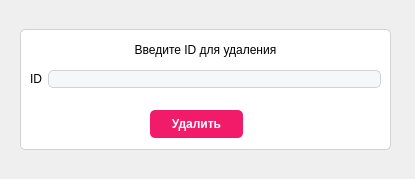
<?xml version="1.0" encoding="UTF-8"?>
<ui version="4.0">
 <class>Form</class>
 <widget class="QWidget" name="Form">
  <property name="geometry">
   <rect>
    <x>0</x>
    <y>0</y>
    <width>415</width>
    <height>179</height>
   </rect>
  </property>
  <property name="windowTitle">
   <string>Form</string>
  </property>
  <widget class="QWidget" name="formLayoutWidget">
   <property name="geometry">
    <rect>
     <x>30</x>
     <y>70</y>
     <width>351</width>
     <height>31</height>
    </rect>
   </property>
   <layout class="QFormLayout" name="formLayout">
    <item row="0" column="0">
     <widget class="QLabel" name="label">
      <property name="font">
       <font>
        <family>Microsoft YaHei UI</family>
        <pointsize>9</pointsize>
       </font>
      </property>
      <property name="text">
       <string>ID</string>
      </property>
     </widget>
    </item>
    <item row="0" column="1">
     <widget class="QLineEdit" name="lineEdit">
      <property name="font">
       <font>
        <family>Microsoft YaHei UI</family>
        <pointsize>9</pointsize>
       </font>
      </property>
      <property name="styleSheet">
       <string notr="true">background-color: #F6F7F9;
border: 1px solid #D1D2D4;
border-radius: 5%;</string>
      </property>
     </widget>
    </item>
   </layout>
  </widget>
  <widget class="QPushButton" name="pushButton">
   <property name="geometry">
    <rect>
     <x>150</x>
     <y>110</y>
     <width>93</width>
     <height>28</height>
    </rect>
   </property>
   <property name="font">
    <font>
     <family>Microsoft YaHei UI</family>
     <pointsize>9</pointsize>
     <weight>75</weight>
     <bold>true</bold>
    </font>
   </property>
   <property name="cursor">
    <cursorShape>PointingHandCursor</cursorShape>
   </property>
   <property name="styleSheet">
    <string notr="true">border-radius: 5%;
background-color: #F21B69;
color: white;</string>
   </property>
   <property name="text">
    <string>Удалить</string>
   </property>
  </widget>
  <widget class="QLabel" name="label_2">
   <property name="geometry">
    <rect>
     <x>20</x>
     <y>40</y>
     <width>371</width>
     <height>20</height>
    </rect>
   </property>
   <property name="font">
    <font>
     <family>Microsoft YaHei UI</family>
     <pointsize>9</pointsize>
    </font>
   </property>
   <property name="text">
    <string>Введите ID для удаления</string>
   </property>
   <property name="alignment">
    <set>Qt::AlignCenter</set>
   </property>
  </widget>
  <widget class="QFrame" name="frame">
   <property name="geometry">
    <rect>
     <x>20</x>
     <y>29</y>
     <width>371</width>
     <height>121</height>
    </rect>
   </property>
   <property name="styleSheet">
    <string notr="true">background-color: white;
border-radius: 5%;
border: 1px solid #D1D2D4</string>
   </property>
   <property name="frameShape">
    <enum>QFrame::StyledPanel</enum>
   </property>
   <property name="frameShadow">
    <enum>QFrame::Raised</enum>
   </property>
  </widget>
  <widget class="QFrame" name="frame_2">
   <property name="geometry">
    <rect>
     <x>-10</x>
     <y>-10</y>
     <width>431</width>
     <height>201</height>
    </rect>
   </property>
   <property name="styleSheet">
    <string notr="true">background-image: url(:/backs/back-image.png);</string>
   </property>
   <property name="frameShape">
    <enum>QFrame::StyledPanel</enum>
   </property>
   <property name="frameShadow">
    <enum>QFrame::Raised</enum>
   </property>
  </widget>
  <zorder>frame_2</zorder>
  <zorder>frame</zorder>
  <zorder>formLayoutWidget</zorder>
  <zorder>pushButton</zorder>
  <zorder>label_2</zorder>
 </widget>
 <resources>
  <include location="res.qrc"/>
 </resources>
 <connections/>
</ui>
